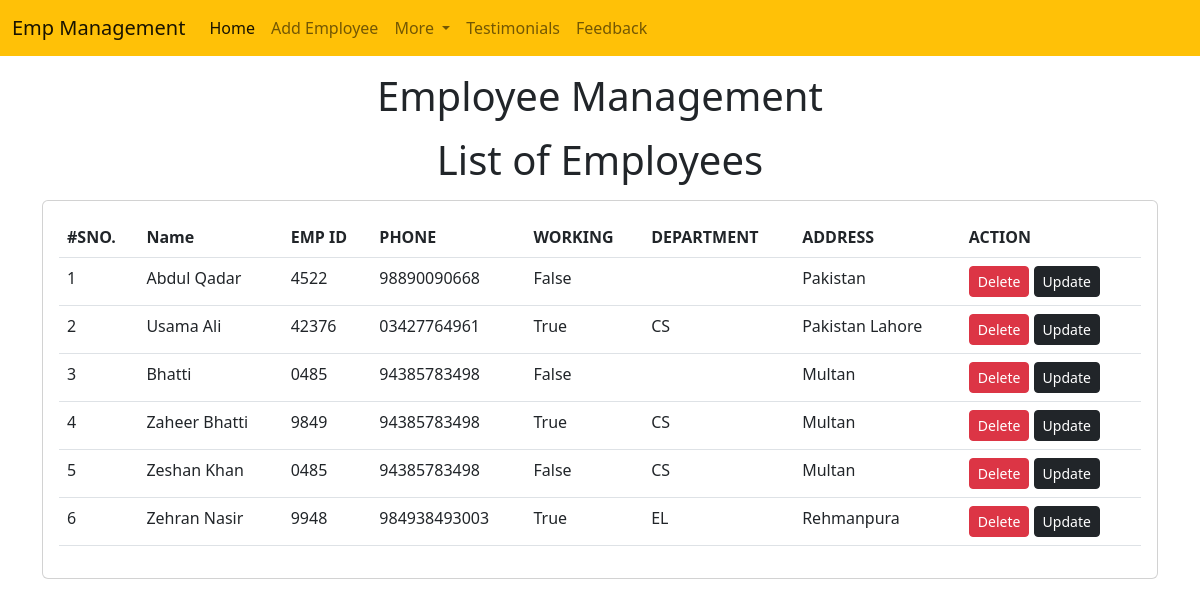
The page /emp/home/ on the database its author committed.
### emp/models.py (models this page shows, shortened)
class Emp(models.Model):
    name=models.CharField(max_length=200)
    emp_id=models.CharField(max_length=200)
    phone=models.CharField(max_length=10)
    address=models.CharField(max_length=150)
    working=models.BooleanField(default=True)
    department=models.CharField(max_length=10)

### emp/views.py (the view)
# urls.py: path("home/",emp_home),
def emp_home(request):
    emps=Emp.objects.all()
    return render(request,"emp/home.html",{
        'emps':emps
    })

### templates/emp/home.html (shortened to what this page needs)
<!doctype html>
<html lang="en">
  <head>
    <link href="https://cdn.jsdelivr.net/npm/bootstrap@5.2.3/dist/css/bootstrap.min.css" rel="stylesheet">
  </head>
  <body>
    {% include 'emp/navbar.html' %}
    <h1 class="text-center my-3">Employee Management</h1>
    <h1 class="text-center my-3">List of Employees</h1>
    <div class="container">
      <div class="row">
        <div class="col-md-12">
            <div class="card">
                <div class="card-body">
                    <table class="table">
                        <thead>
                            <tr>
                                <th>#SNO.</th>
                                <th>Name</th>
                                <th>EMP ID</th>
                                <th>PHONE</th>
                                <th>WORKING</th>
                                <th>DEPARTMENT</th>
                                <th>ADDRESS</th>
                                <th>ACTION</th>
                            </tr>
                        </thead>
                         <tbody>
                           {% for e in emps %}
                           <tr>
                            <td>{{forloop.counter}}</td>
                            <td>{{e.name}}</td>
                            <td>{{e.emp_id}}</td>
                            <td>{{e.phone}}</td>
                            <td>{{e.working}}</td>
                            <td>{{e.department}}</td>
                            <td>{{e.address}}</td>
                            <td>
                                <a href="/emp/delete-emp/{{e.id}}" class="btn btn-danger btn-sm">Delete</a>
                                <a href="/emp/update-emp/{{e.id}}" class="btn btn-dark btn-sm">Update</a>
                            </td>
                           </tr>
                           {% endfor %}
                         </tbody>
                    </table>
                    </div>
                </div>
            </div>
        </div>
     </div>
  </body>
</html>

### rows shown on the page
Emp: name "Abdul Qadar", emp_id "4522", phone "98890090668", working "False", address "Pakistan"
Emp: name "Usama Ali", emp_id "42376", phone "03427764961", working "True", department "CS", address "Pakistan Lahore"
Emp: name "Bhatti", emp_id "0485", phone "94385783498", working "False", address "Multan"
Emp: name "Zaheer Bhatti", emp_id "9849", phone "94385783498", working "True", department "CS", address "Multan"
Emp: name "Zeshan Khan", emp_id "0485", phone "94385783498", working "False", department "CS", address "Multan"
Emp: name "Zehran Nasir", emp_id "9948", phone "984938493003", working "True", department "EL", address "Rehmanpura"
